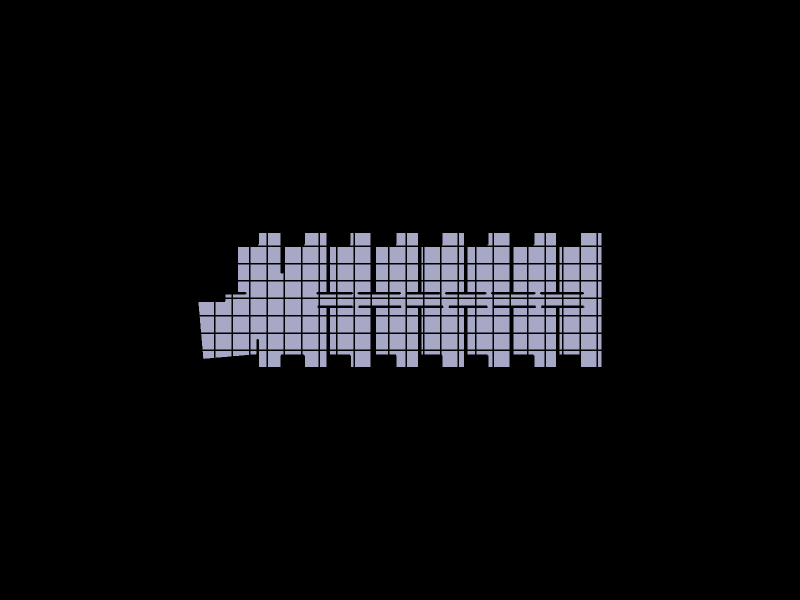

Notebook cell for this chart:
### Markdown cell above
## 10. Show the resulting shell

### Code cell
Topology.Show(shell,
              camera=[0, 0, 6],
              faceColor=[210, 210, 250],
              faceOpacity=0.9,
              edgeColor="black",
              edgeWidth=3,
              showVertices=False,
              backgroundColor="black",
              width=800, height=600,
              renderer=renderer)

### Figure 1 — Plotly figure (JSON) as saved in the notebook; plotly's stock layout.template omitted (floating-point values rounded to 4 significant figures; data arrays with more than 128 entries replaced by an {"elided": "..."} marker saying what was removed)
{"data": [{"hoverinfo": "text", "legendgroup": "2", "legendrank": 2, "line": {"color": "black", "dash": "solid", "width": 3}, "marker": {"size": 0}, "mode": "lines", "name": "1: Untitled (Edges)", "showlegend": false, "text": "", "type": "scatter3d", "x": {"elided": "2217 float values"}, "y": {"elided": "2217 float values"}, "z": {"elided": "2217 int values"}}, {"cmax": 1, "cmin": 0, "color": "#D2D2FA", "colorscale": [[0, "#440154"], [0.1111, "#482878"], [0.2222, "#3e4989"], [0.3333, "#31688e"], [0.4444, "#26828e"], [0.5556, "#1f9e89"], [0.6667, "#35b779"], [0.7778, "#6ece58"], [0.8889, "#b5de2b"], [1, "#fde725"]], "flatshading": true, "hoverinfo": "text", "hovertext": "", "i": {"elided": "642 int values"}, "j": {"elided": "642 int values"}, "k": {"elided": "642 int values"}, "legendgroup": "3", "legendrank": 3, "lighting": {"facenormalsepsilon": 0}, "name": "1: Untitled (Faces)", "opacity": 0.9, "showlegend": false, "showscale": false, "text": "", "type": "mesh3d", "x": {"elided": "490 float values"}, "y": {"elided": "490 float values"}, "z": {"elided": "490 int values"}}], "layout": {"autosize": true, "height": 600, "margin": {"b": 40, "l": 40, "r": 40, "t": 40}, "paper_bgcolor": "#000000", "plot_bgcolor": "#000000", "scene": {"aspectmode": "data", "camera": {"center": {"x": 0, "y": 0, "z": 0}, "eye": {"x": 0, "y": 0, "z": 6}, "projection": {"type": "perspective"}, "up": {"x": 0, "y": 1, "z": 0}}, "xaxis": {"visible": false}, "yaxis": {"visible": false}, "zaxis": {"visible": false}}, "showlegend": true, "width": 800, "xaxis": {"showgrid": false, "visible": false, "zeroline": false}, "yaxis": {"showgrid": false, "visible": false, "zeroline": false}}}
